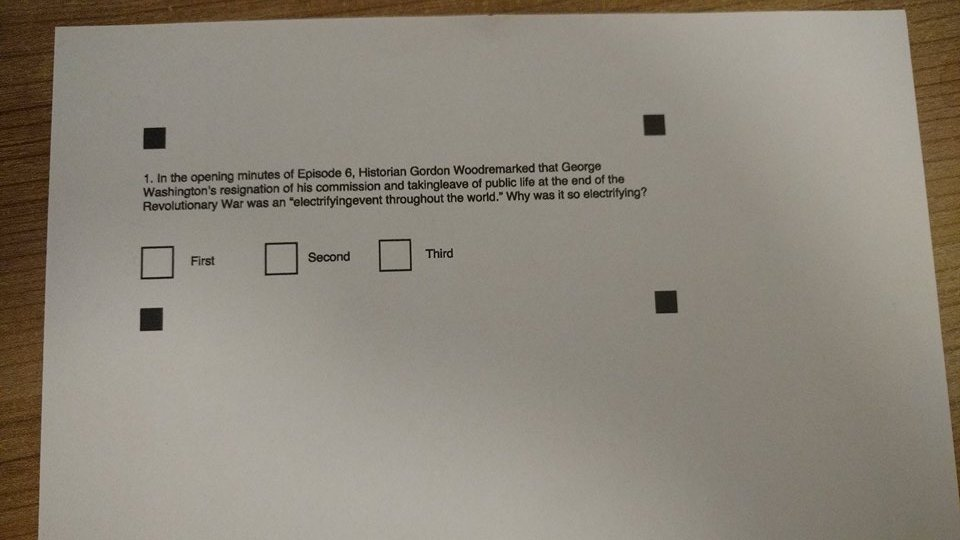
#> input picture test.jpg, 960 x 540 px
$ python mser.py
#> lines starting #> are read from the running program, lines starting #| are printed output that depends on the picture; after the words box and inside, x2 and y2 are one past the last pixel; in counts of white or black regions, pixels touching at a corner belong together

import cv2
import numpy as np


#img = cv2.imread('test2.jpg',0)
#blurred = cv2.GaussianBlur(img, (3, 3), 0)

img = cv2.imread('test.jpg')
#> img is the input picture: shape (540, 960, 3); mean B, G, R 122, 134.2, 141.1
gray = cv2.cvtColor(img, cv2.COLOR_BGR2GRAY)
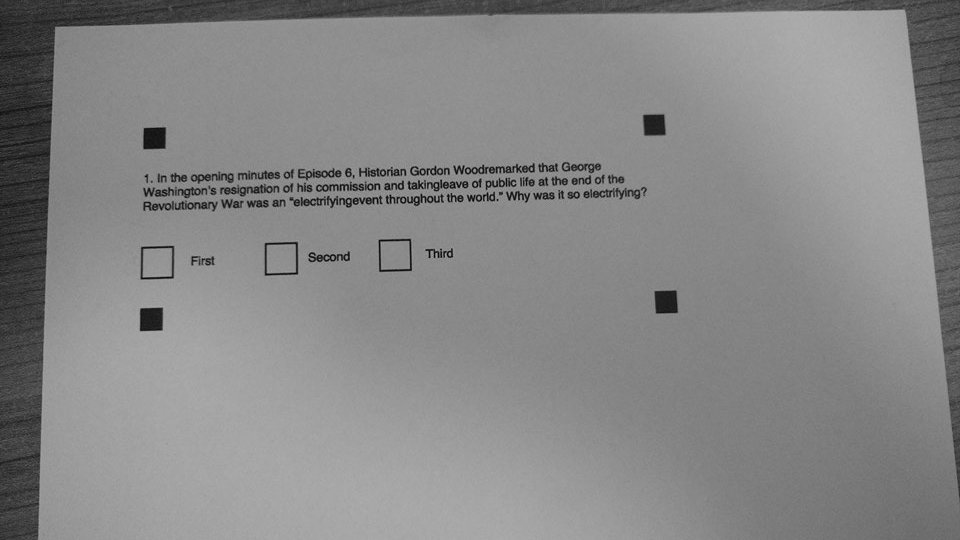
#> gray: shape (540, 960); min 1, max 176, mean 134.8


mser = cv2.MSER_create()
mser.setMinArea(100)
mser.setMaxArea(800)

coordinates, bboxes = mser.detectRegions(gray)
#> coordinates = 304 items; bboxes = 304 rows, first 6: [655, 291, 22, 22], [655, 291, 22, 22], [655, 291, 22, 22], [655, 291, 23, 22], [655, 291, 23, 22], [655, 291, 23, 22]

# [13 lines of commented-out code are left out]
colors = [[43, 43, 200], [43, 75, 200], [43, 106, 200], [43, 137, 200], [43, 169, 200], [43, 200, 195], [43, 200, 163], [43, 200, 132], [43, 200, 101], [43, 200, 69], [54, 200, 43], [85, 200, 43], [116, 200, 43], [148, 200, 43], [179, 200, 43], [200, 184, 43], [200, 153, 43], [200, 122, 43], [200, 90, 43], [200, 59, 43], [200, 43, 64], [200, 43, 95], [200, 43, 127], [200, 43, 158], [200, 43, 190], [174, 43, 200], [142, 43, 200], [111, 43, 200], [80, 43, 200], [43, 43, 200]]

## Fill with random colors
np.random.seed(0)
canvas1 = img.copy()
# [10 lines of commented-out code are left out]

xmin = bboxes[:, 0]
#> xmin = 304 values, max 655 at index 0, min 139 at index 277, mean 351.8
ymin = bboxes[:, 1]
#> ymin = 304 values, max 308 at index 286, min 114 at index 243, mean 203.5
xmax = bboxes[:, 2]
#> xmax = 304 values, max 94 at index 134, min 15 at index 80, mean 33.12
ymax = bboxes[:, 3]
#> ymax = 304 values, max 35 at index 259, min 8 at index 25, mean 17.06

xmax += xmin[:] - 1
#> xmax = 304 values, max 678 at index 14, min 161 at index 286, mean 383.9
ymax += ymin[:] - 1
#> ymax = 304 values, max 331 at index 295, min 134 at index 238, mean 219.6

expansionAmount = 0.02
xmin = (1-expansionAmount) * xmin
#> xmin = 304 values, max 641.9 at index 0, min 136.2 at index 277, mean 344.8
ymin = (1-expansionAmount) * ymin
#> ymin = 304 values, max 301.8 at index 286, min 111.7 at index 243, mean 199.4
xmax = (1+expansionAmount) * xmax
#> xmax = 304 values, max 691.6 at index 14, min 164.2 at index 286, mean 391.6
ymax = (1+expansionAmount) * ymax
#> ymax = 304 values, max 337.6 at index 295, min 136.7 at index 238, mean 224

smallestx = int(round(min(xmin), 0))
#> smallestx = 136
smallesty = int(round(min(ymin), 0))
#> smallesty = 112
biggestx = int(round(max(xmax), 0))
#> biggestx = 692
biggesty = int(round(max(ymax), 0))
#> biggesty = 338

cv2.rectangle(canvas1, (smallestx, smallesty), (biggestx, biggesty), (0, 0, 0), 2)
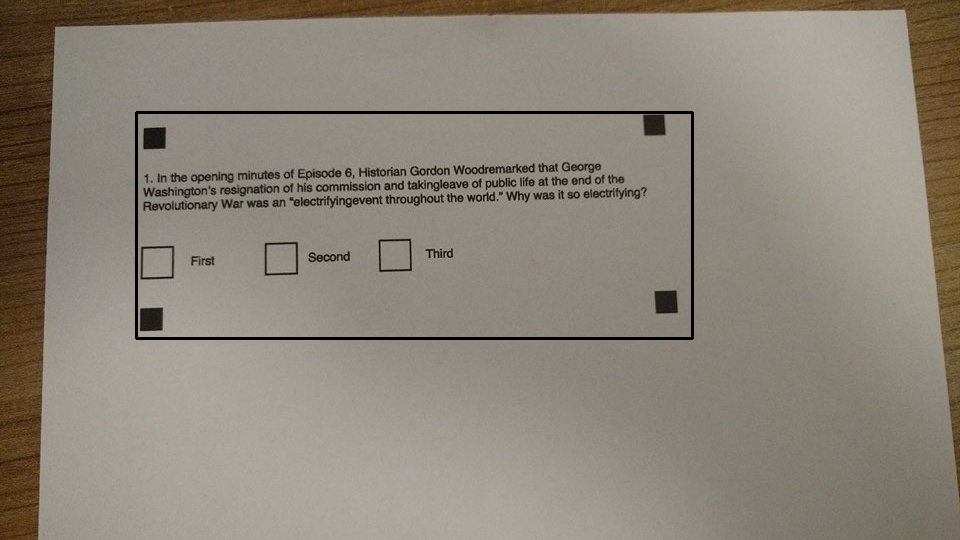
#> canvas1: shape (540, 960, 3); 0.9% of pixels changed, all inside (x1, y1, x2, y2) = (135, 111, 694, 340)
cv2.imwrite("result1.png", canvas1)

$ run again, with answers.png saved as test.jpg
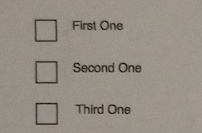
#> input picture answers.png, 202 x 133 px
#> img is the input picture: shape (133, 202, 3); mean B, G, R 132.8, 142.2, 149.8
#> coordinates = 67 items; bboxes = 67 rows, first 6: [35, 19, 22, 23], [35, 19, 22, 23], [35, 19, 22, 23], [34, 19, 23, 23], [34, 19, 23, 23], [34, 19, 24, 23]
#> `xmin = bboxes[:, 0]`: xmin = 67 values, max 119 at index 45, min 34 at index 3, mean 68.25
#> `ymin = bboxes[:, 1]`: ymin = 67 values, max 105 at index 55, min 19 at index 0, mean 60.64
#> `xmax = bboxes[:, 2]`: xmax = 67 values, max 43 at index 28, min 18 at index 53, mean 24.7
#> `ymax = bboxes[:, 3]`: ymax = 67 values, max 23 at index 0, min 9 at index 21, mean 15.18
#> `xmax += xmin[:] - 1`: xmax = 67 values, max 141 at index 47, min 54 at index 53, mean 91.96
#> `ymax += ymin[:] - 1`: ymax = 67 values, max 124 at index 15, min 29 at index 8, mean 74.82
#> `xmin = (1-expansionAmount) * xmin`: xmin = 67 values, max 116.6 at index 45, min 33.32 at index 3, mean 66.89
#> `ymin = (1-expansionAmount) * ymin`: ymin = 67 values, max 102.9 at index 55, min 18.62 at index 0, mean 59.43
#> `xmax = (1+expansionAmount) * xmax`: xmax = 67 values, max 143.8 at index 47, min 55.08 at index 53, mean 93.79
#> `ymax = (1+expansionAmount) * ymax`: ymax = 67 values, max 126.5 at index 15, min 29.58 at index 8, mean 76.32
#> smallestx = 33
#> smallesty = 19
#> biggestx = 144
#> biggesty = 126
#> `cv2.rectangle(canvas1, (smallestx, smallesty), (biggestx, biggesty), (..`:
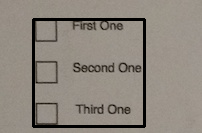
#> canvas1: shape (133, 202, 3); 4.85% of pixels changed, all inside (x1, y1, x2, y2) = (32, 18, 146, 128)
